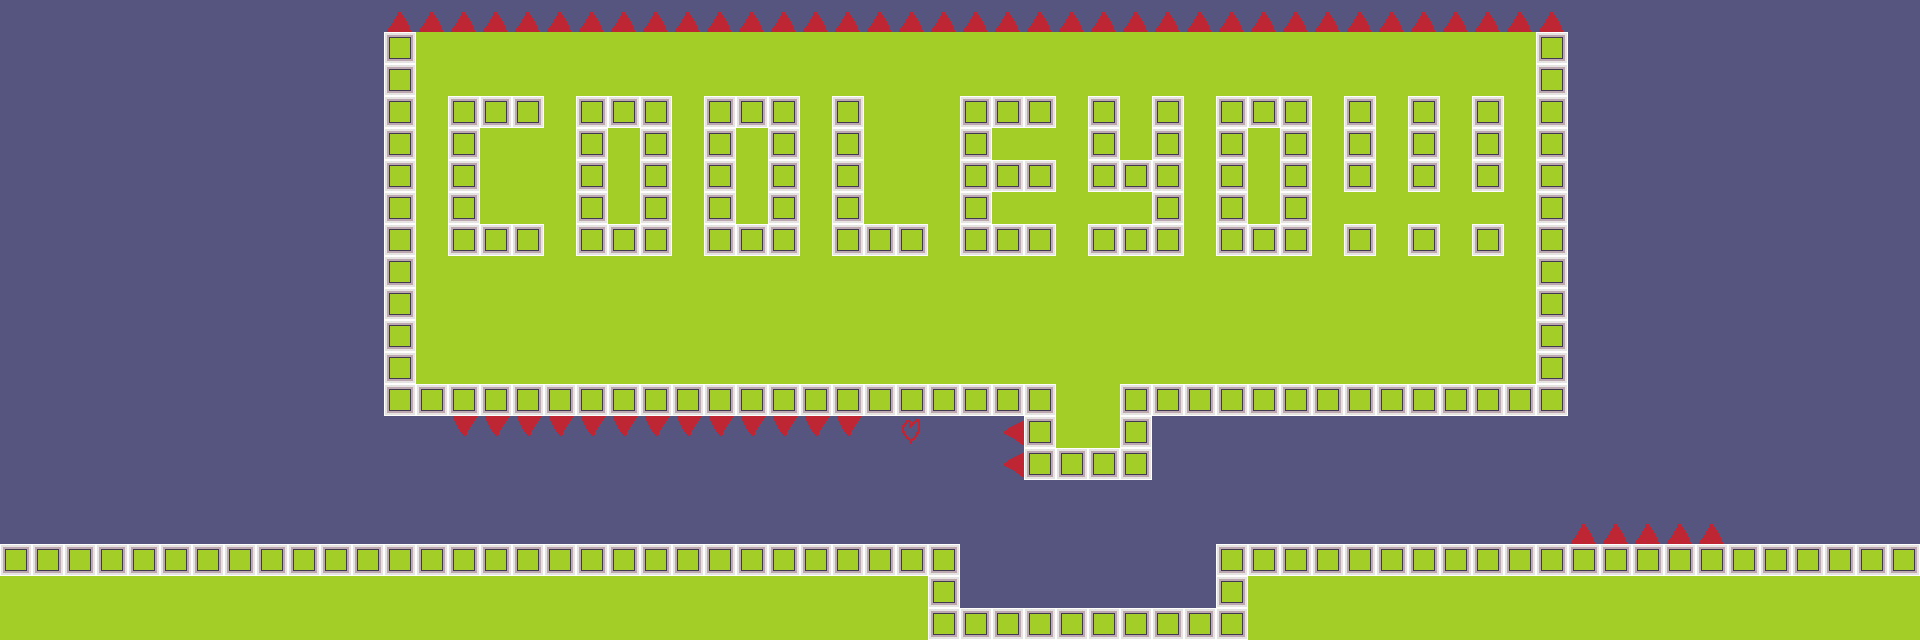

Rendered tile map (Tiled .tmx) drawn with the repository's tilesets; below, a short description and the full map source, tile grids included:
An orthogonal 60x20 tile map with 32x32 px tiles, 1 tile layer (Tile Layer 1).

<map version="1.0" orientation="orthogonal" renderorder="right-down" width="60" height="20" tilewidth="32" tileheight="32" backgroundcolor="#55557f" nextobjectid="1">
 <properties>
  <property name="HasCheckpoint" value="0" />
  <property name="MaxY" value="16" />
  <property name="RightExitMaxY" value="16" />
 </properties>
 <tileset firstgid="1" name="Tileset" tilewidth="32" tileheight="32">
  <image source="TiledTileset.png" trans="ff00ff" width="320" height="160" />
 </tileset>
 <layer name="Tile Layer 1" width="60" height="20">
  <data encoding="csv">
0,0,0,0,0,0,0,0,0,0,0,0,32,32,32,32,32,32,32,32,32,32,32,32,32,32,32,32,32,32,32,32,32,32,32,32,32,32,32,32,32,32,32,32,32,32,32,32,32,0,0,0,0,0,0,0,0,0,0,0,
0,0,0,0,0,0,0,0,0,0,0,0,12,11,11,11,11,11,11,11,11,11,11,11,11,11,11,11,11,11,11,11,11,11,11,11,11,11,11,11,11,11,11,11,11,11,11,11,12,0,0,0,0,0,0,0,0,0,0,0,
0,0,0,0,0,0,0,0,0,0,0,0,12,11,11,11,11,11,11,11,11,11,11,11,11,11,11,11,11,11,11,11,11,11,11,11,11,11,11,11,11,11,11,11,11,11,11,11,12,0,0,0,0,0,0,0,0,0,0,0,
0,0,0,0,0,0,0,0,0,0,0,0,12,11,12,12,12,11,12,12,12,11,12,12,12,11,12,11,11,11,12,12,12,11,12,11,12,11,12,12,12,11,12,11,12,11,12,11,12,0,0,0,0,0,0,0,0,0,0,0,
0,0,0,0,0,0,0,0,0,0,0,0,12,11,12,11,11,11,12,11,12,11,12,11,12,11,12,11,11,11,12,11,11,11,12,11,12,11,12,11,12,11,12,11,12,11,12,11,12,0,0,0,0,0,0,0,0,0,0,0,
0,0,0,0,0,0,0,0,0,0,0,0,12,11,12,11,11,11,12,11,12,11,12,11,12,11,12,11,11,11,12,12,12,11,12,12,12,11,12,11,12,11,12,11,12,11,12,11,12,0,0,0,0,0,0,0,0,0,0,0,
0,0,0,0,0,0,0,0,0,0,0,0,12,11,12,11,11,11,12,11,12,11,12,11,12,11,12,11,11,11,12,11,11,11,11,11,12,11,12,11,12,11,11,11,11,11,11,11,12,0,0,0,0,0,0,0,0,0,0,0,
0,0,0,0,0,0,0,0,0,0,0,0,12,11,12,12,12,11,12,12,12,11,12,12,12,11,12,12,12,11,12,12,12,11,12,12,12,11,12,12,12,11,12,11,12,11,12,11,12,0,0,0,0,0,0,0,0,0,0,0,
0,0,0,0,0,0,0,0,0,0,0,0,12,11,11,11,11,11,11,11,11,11,11,11,11,11,11,11,11,11,11,11,11,11,11,11,11,11,11,11,11,11,11,11,11,11,11,11,12,0,0,0,0,0,0,0,0,0,0,0,
0,0,0,0,0,0,0,0,0,0,0,0,12,11,11,11,11,11,11,11,11,11,11,11,11,11,11,11,11,11,11,11,11,11,11,11,11,11,11,11,11,11,11,11,11,11,11,11,12,0,0,0,0,0,0,0,0,0,0,0,
0,0,0,0,0,0,0,0,0,0,0,0,12,11,11,11,11,11,11,11,11,11,11,11,11,11,11,11,11,11,11,11,11,11,11,11,11,11,11,11,11,11,11,11,11,11,11,11,12,0,0,0,0,0,0,0,0,0,0,0,
0,0,0,0,0,0,0,0,0,0,0,0,12,11,11,11,11,11,11,11,11,11,11,11,11,11,11,11,11,11,11,11,11,11,11,11,11,11,11,11,11,11,11,11,11,11,11,11,12,0,0,0,0,0,0,0,0,0,0,0,
0,0,0,0,0,0,0,0,0,0,0,0,12,12,12,12,12,12,12,12,12,12,12,12,12,12,12,12,12,12,12,12,12,11,11,12,12,12,12,12,12,12,12,12,12,12,12,12,12,0,0,0,0,0,0,0,0,0,0,0,
0,0,0,0,0,0,0,0,0,0,0,0,0,0,34,34,34,34,34,34,34,34,34,34,34,34,34,0,6,0,0,35,12,11,11,12,0,0,0,0,0,0,0,0,0,0,0,0,0,0,0,0,0,0,0,0,0,0,0,0,
0,0,0,0,0,0,0,0,0,0,0,0,0,0,0,0,0,0,0,0,0,0,0,0,0,0,0,0,0,0,0,35,12,12,12,12,0,0,0,0,0,0,0,0,0,0,0,0,0,0,0,0,0,0,0,0,0,0,0,0,
0,0,0,0,0,0,0,0,0,0,0,0,0,0,0,0,0,0,0,0,0,0,0,0,0,0,0,0,0,0,0,0,0,0,0,0,0,0,0,0,0,0,0,0,0,0,0,0,0,0,0,0,0,0,0,0,0,0,0,0,
0,0,0,0,0,0,0,0,0,0,0,0,0,0,0,0,0,0,0,0,0,0,0,0,0,0,0,0,0,0,0,0,0,0,0,0,0,0,0,0,0,0,0,0,0,0,0,0,0,32,32,32,32,32,0,0,0,0,0,0,
12,12,12,12,12,12,12,12,12,12,12,12,12,12,12,12,12,12,12,12,12,12,12,12,12,12,12,12,12,12,0,0,0,0,0,0,0,0,12,12,12,12,12,12,12,12,12,12,12,12,12,12,12,12,12,12,12,12,12,12,
11,11,11,11,11,11,11,11,11,11,11,11,11,11,11,11,11,11,11,11,11,11,11,11,11,11,11,11,11,12,0,0,0,0,0,0,0,0,12,11,11,11,11,11,11,11,11,11,11,11,11,11,11,11,11,11,11,11,11,11,
11,11,11,11,11,11,11,11,11,11,11,11,11,11,11,11,11,11,11,11,11,11,11,11,11,11,11,11,11,12,12,12,12,12,12,12,12,12,12,11,11,11,11,11,11,11,11,11,11,11,11,11,11,11,11,11,11,11,11,11
</data>
 </layer>
</map>
